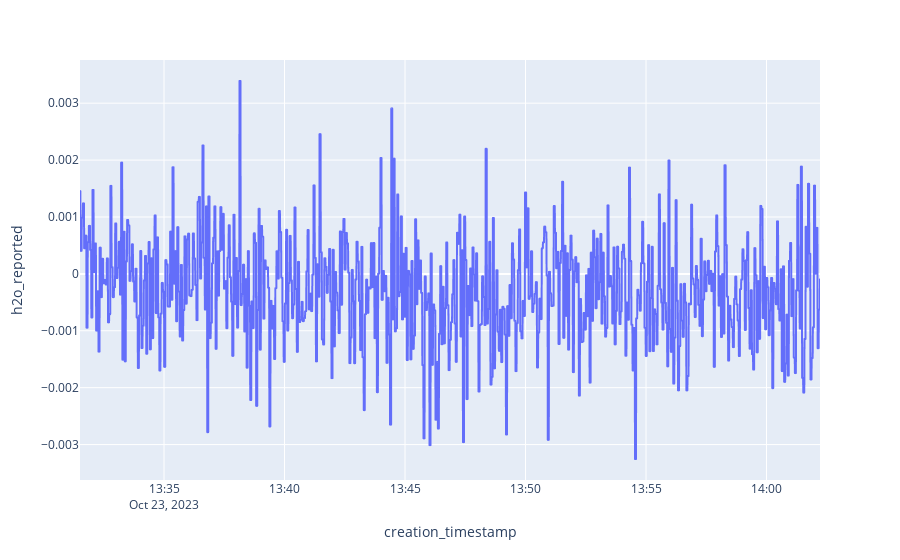
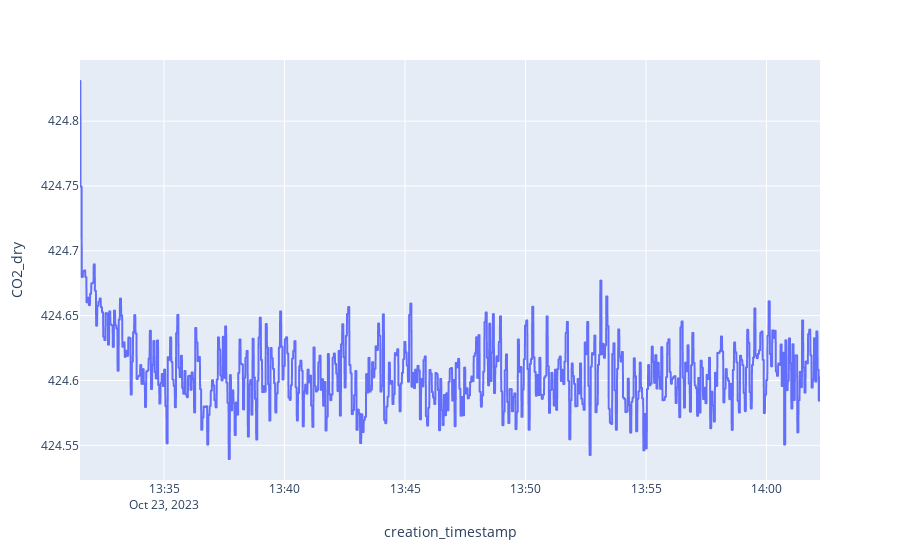
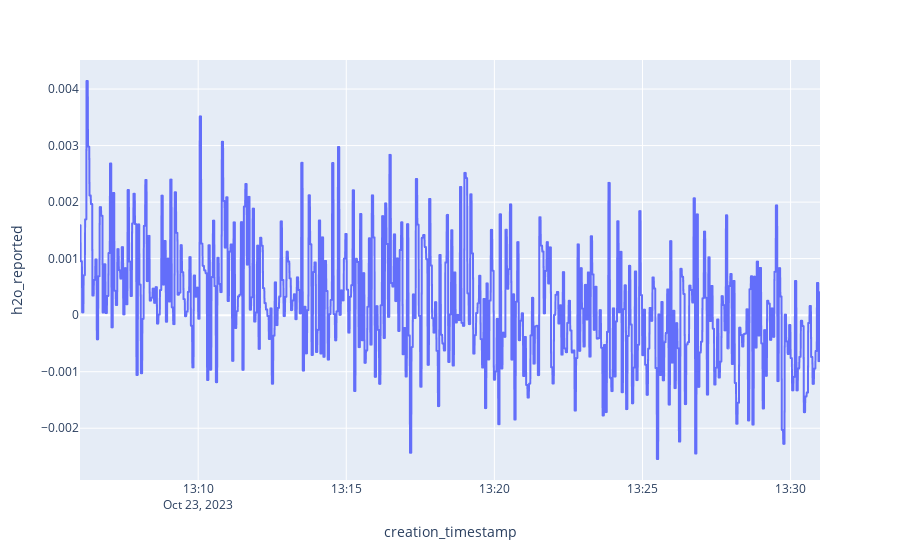
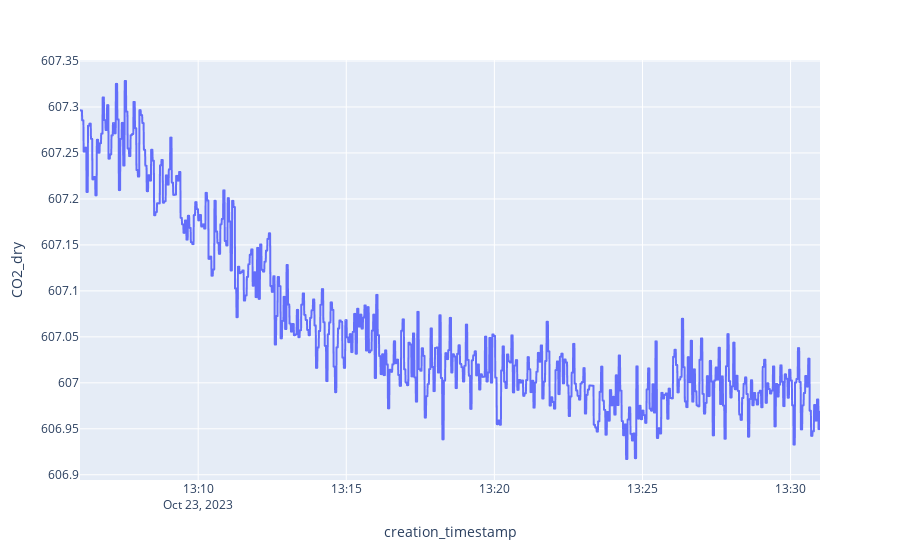

The cell these charts' notebook holds for them, in order:
### Code cell
# 23.10.2023

low_start_date = datetime(2023, 10, 23, 13, 31, 30).replace(tzinfo=timezone.utc)
low_end_date = datetime(2023, 10, 23, 14, 6, 0).replace(tzinfo=timezone.utc)

high_start_date = datetime(2023, 10, 23, 13, 6, 0).replace(tzinfo=timezone.utc)
high_end_date = datetime(2023, 10, 23, 13, 31, 0).replace(tzinfo=timezone.utc)

process_two_point_picarro_calibration(low_start_date, low_end_date, high_start_date, high_end_date)

### Figure 1 — Plotly figure (JSON) as saved in the notebook; plotly's stock layout.template omitted (floating-point values rounded to 4 significant figures; data arrays with more than 128 entries replaced by an {"elided": "..."} marker saying what was removed)
{"data": [{"hovertemplate": "creation_timestamp=%{x}<br>h2o_reported=%{y}<extra></extra>", "legendgroup": "", "line": {"color": "#636efa", "dash": "solid"}, "marker": {"symbol": "circle"}, "mode": "lines", "name": "", "showlegend": false, "type": "scattergl", "x": {"elided": "1860 str values"}, "xaxis": "x", "y": {"elided": "1860 float values"}, "yaxis": "y"}], "layout": {"legend": {"tracegroupgap": 0}, "margin": {"t": 60}, "xaxis": {"anchor": "y", "domain": [0, 1], "title": {"text": "creation_timestamp"}}, "yaxis": {"anchor": "x", "domain": [0, 1], "title": {"text": "h2o_reported"}}}}

### Figure 2 — Plotly figure (JSON) as saved in the notebook; plotly's stock layout.template omitted (floating-point values rounded to 4 significant figures; data arrays with more than 128 entries replaced by an {"elided": "..."} marker saying what was removed)
{"data": [{"hovertemplate": "creation_timestamp=%{x}<br>CO2_dry=%{y}<extra></extra>", "legendgroup": "", "line": {"color": "#636efa", "dash": "solid"}, "marker": {"symbol": "circle"}, "mode": "lines", "name": "", "showlegend": false, "type": "scattergl", "x": {"elided": "1860 str values"}, "xaxis": "x", "y": {"elided": "1860 float values"}, "yaxis": "y"}], "layout": {"legend": {"tracegroupgap": 0}, "margin": {"t": 60}, "xaxis": {"anchor": "y", "domain": [0, 1], "title": {"text": "creation_timestamp"}}, "yaxis": {"anchor": "x", "domain": [0, 1], "title": {"text": "CO2_dry"}}}}

### Figure 3 — Plotly figure (JSON) as saved in the notebook; plotly's stock layout.template omitted (floating-point values rounded to 4 significant figures; data arrays with more than 128 entries replaced by an {"elided": "..."} marker saying what was removed)
{"data": [{"hovertemplate": "creation_timestamp=%{x}<br>h2o_reported=%{y}<extra></extra>", "legendgroup": "", "line": {"color": "#636efa", "dash": "solid"}, "marker": {"symbol": "circle"}, "mode": "lines", "name": "", "showlegend": false, "type": "scattergl", "x": {"elided": "1512 str values"}, "xaxis": "x", "y": {"elided": "1512 float values"}, "yaxis": "y"}], "layout": {"legend": {"tracegroupgap": 0}, "margin": {"t": 60}, "xaxis": {"anchor": "y", "domain": [0, 1], "title": {"text": "creation_timestamp"}}, "yaxis": {"anchor": "x", "domain": [0, 1], "title": {"text": "h2o_reported"}}}}

### Figure 4 — Plotly figure (JSON) as saved in the notebook; plotly's stock layout.template omitted (floating-point values rounded to 4 significant figures; data arrays with more than 128 entries replaced by an {"elided": "..."} marker saying what was removed)
{"data": [{"hovertemplate": "creation_timestamp=%{x}<br>CO2_dry=%{y}<extra></extra>", "legendgroup": "", "line": {"color": "#636efa", "dash": "solid"}, "marker": {"symbol": "circle"}, "mode": "lines", "name": "", "showlegend": false, "type": "scattergl", "x": {"elided": "1512 str values"}, "xaxis": "x", "y": {"elided": "1512 float values"}, "yaxis": "y"}], "layout": {"legend": {"tracegroupgap": 0}, "margin": {"t": 60}, "xaxis": {"anchor": "y", "domain": [0, 1], "title": {"text": "creation_timestamp"}}, "yaxis": {"anchor": "x", "domain": [0, 1], "title": {"text": "CO2_dry"}}}}
